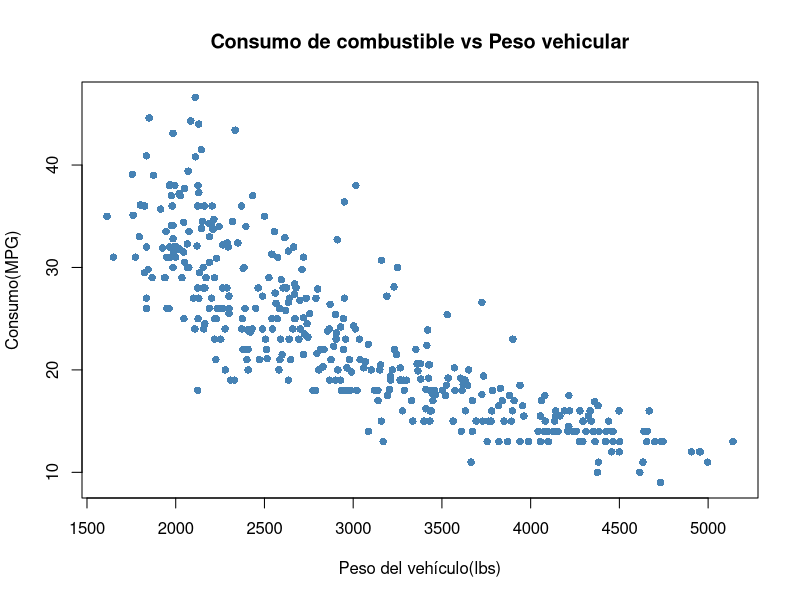
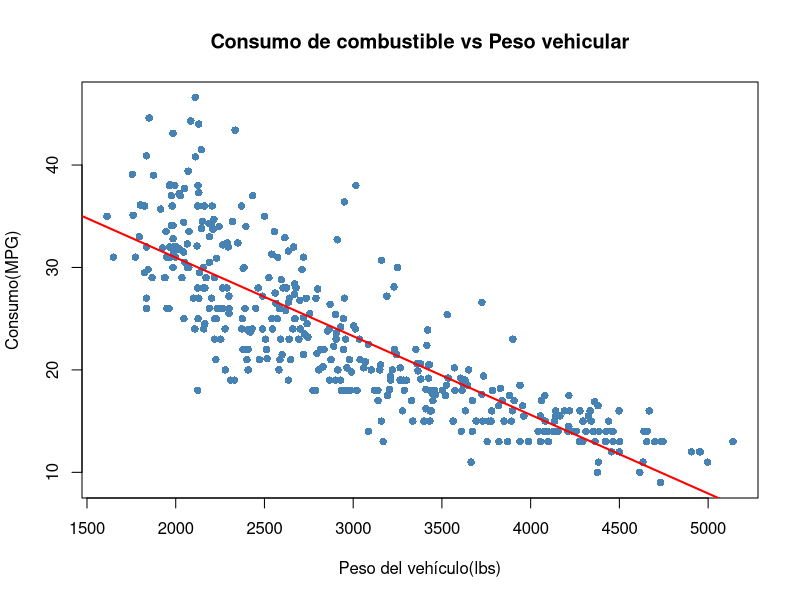
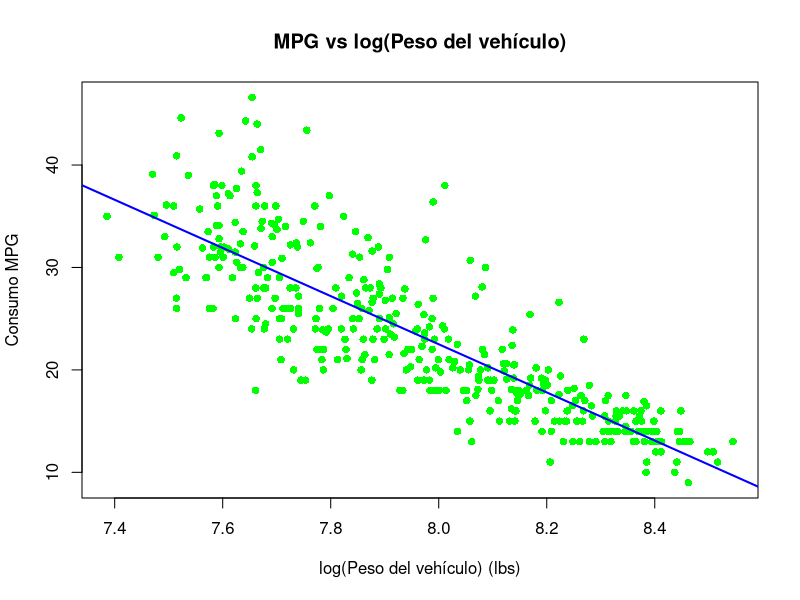
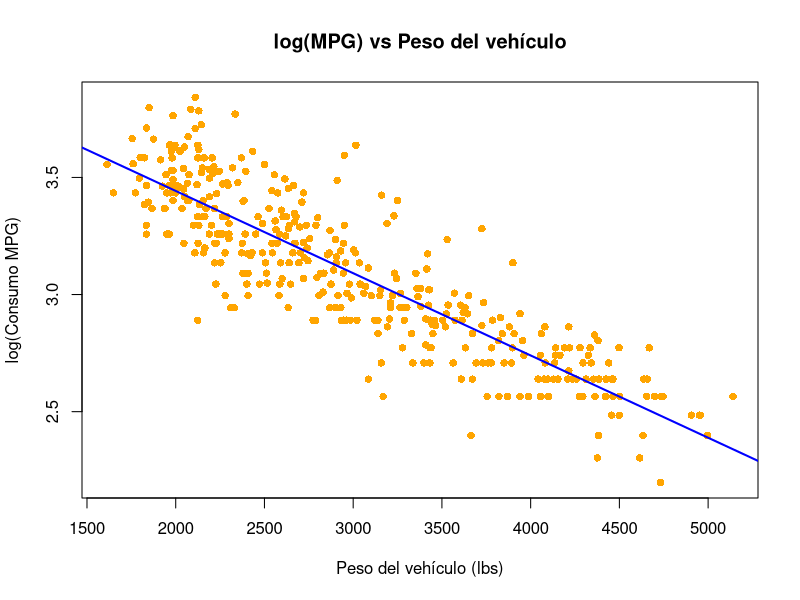
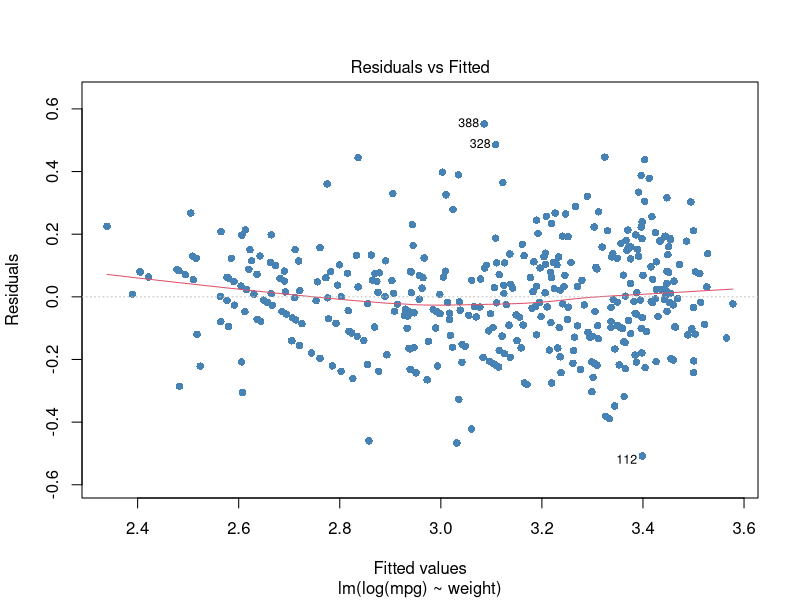
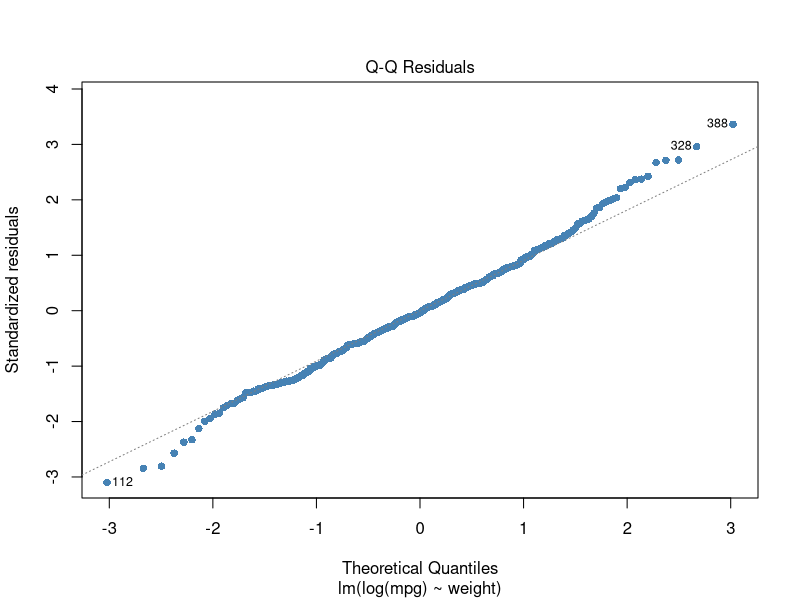
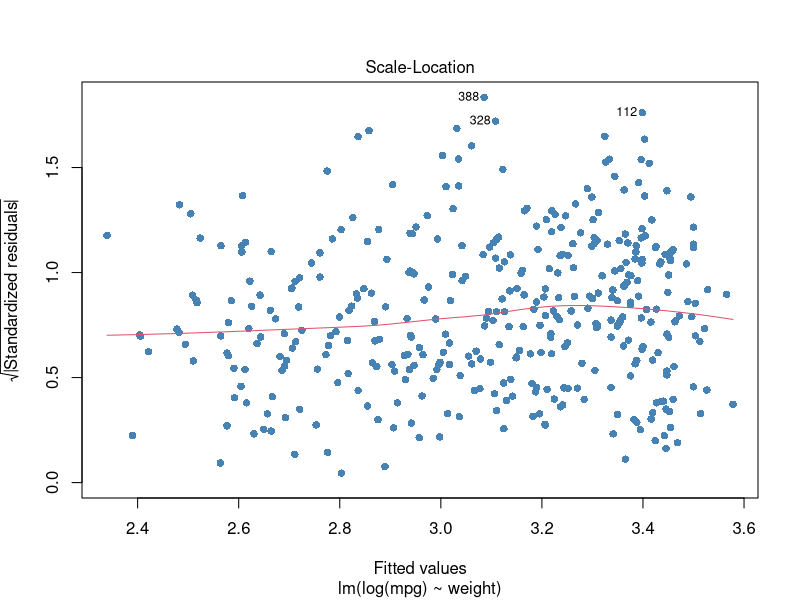
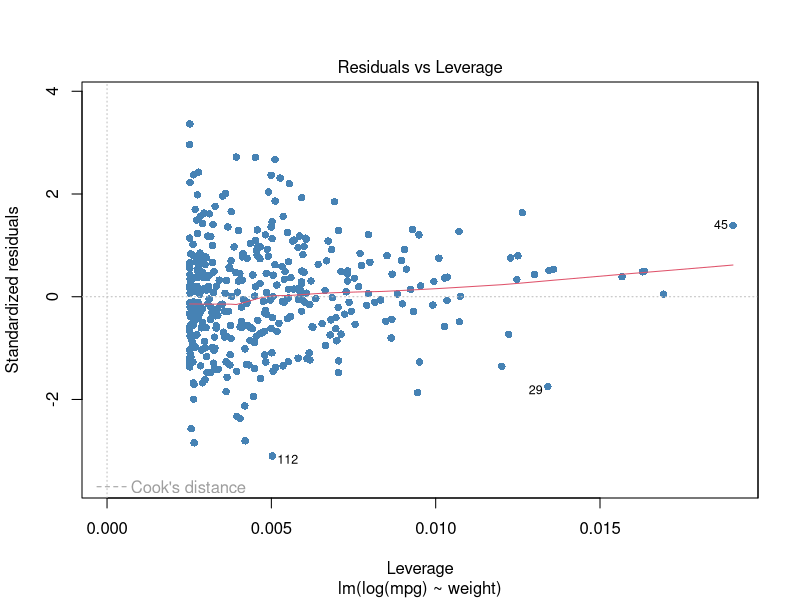

Reproduce these figures in R, in order.

auto<-read.csv("auto-mpg.csv")

str(auto)
head(auto)


summary(auto$mpg)
summary(auto$weight)


cat("Media MPG:", round(mean(auto$mpg),4))
cat("Media Weight:", round(mean(auto$weight),4))
cat("Correlación:",round(cor(auto$mpg, auto$weight),4))



plot(auto$weight,auto$mpg,
     main = "Consumo de combustible vs Peso vehicular",
     xlab ="Peso del vehículo(lbs)",
     ylab = "Consumo(MPG)",
     col = "steelblue",
     pch =16)
     

# --- Modelo clásico ---

modelo_mpg_weight <- lm(mpg ~ weight,data = auto)

summary(modelo_mpg_weight)

# IC clásico
confint(modelo_mpg_weight)


plot(auto$weight,auto$mpg,
     main = "Consumo de combustible vs Peso vehicular",
     xlab ="Peso del vehículo(lbs)",
     ylab = "Consumo(MPG)",
     col = "steelblue",
     pch =16)

abline(modelo_mpg_weight, col = "red", lwd = 2)





#Transformación logaritmica 

plot(log(auto$weight), auto$mpg,
     xlab="log(Peso del vehículo) (lbs)", ylab="Consumo MPG",
     col = "green",
     pch = 16, 
     main="MPG vs log(Peso del vehículo)")
abline(lm(mpg ~ log(weight), data=auto), col="blue", lwd=2)


plot(auto$weight, log(auto$mpg),
     xlab="Peso del vehículo (lbs)", ylab="log(Consumo MPG)",
     col = "orange",
     pch = 16, 
     main="log(MPG) vs Peso del vehículo")
abline(lm(log(mpg) ~ weight, data=auto), col="blue", lwd=2)



#Pruebas aplicadas 

modelo_log <- lm(log(mpg) ~ weight, data = auto)
plot(modelo_log,  col = "steelblue", pch = 16)



shapiro.test(residuals(modelo_log))

install.packages("lmtest")
library(lmtest)
bptest(modelo_log)



modelo_log1<- lm(mpg ~ log(weight), data = auto)
plot(modelo_log1, col = "sandybrown", pch = 16, col.smooth = "darkblue")

shapiro.test(residuals(modelo_log1))

library(lmtest)
bptest(modelo_log1)
